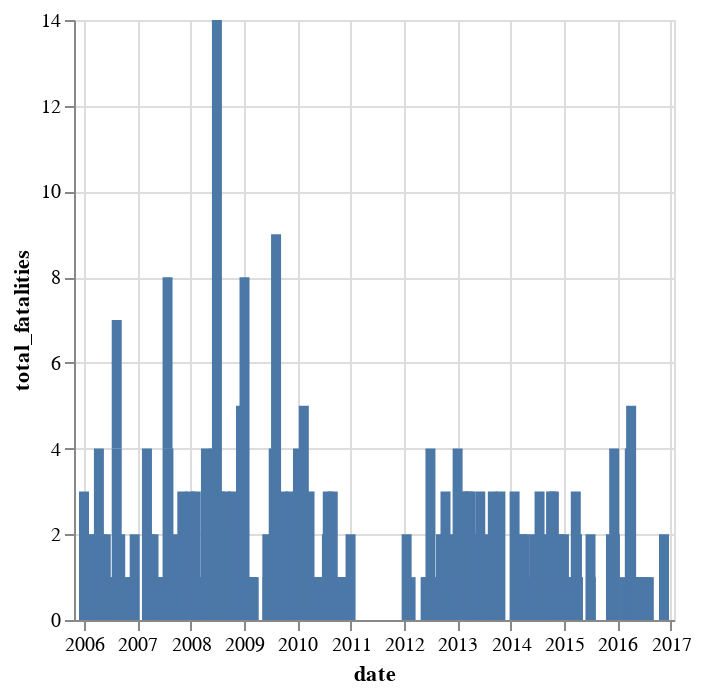

The cell this chart's notebook holds for it:
### Code cell
alt.Chart(accident_list).mark_bar().encode(x="date", y="total_fatalities")

### Figure 1 — Vega-Lite specification as saved in the notebook (floating-point values rounded to 4 significant figures; data arrays with more than 128 entries replaced by an {"elided": "..."} marker saying what was removed)
{"config": {"view": {"continuousWidth": 300, "continuousHeight": 300}}, "data": {"name": "data-49d7b582b842daa784cce4db1dfe2d51"}, "mark": {"type": "bar"}, "encoding": {"x": {"field": "date", "type": "temporal"}, "y": {"field": "total_fatalities", "type": "quantitative"}}, "$schema": "https://vega.github.io/schema/vega-lite/v5.14.1.json", "datasets": {"data-49d7b582b842daa784cce4db1dfe2d51": {"elided": "163 records"}}}
